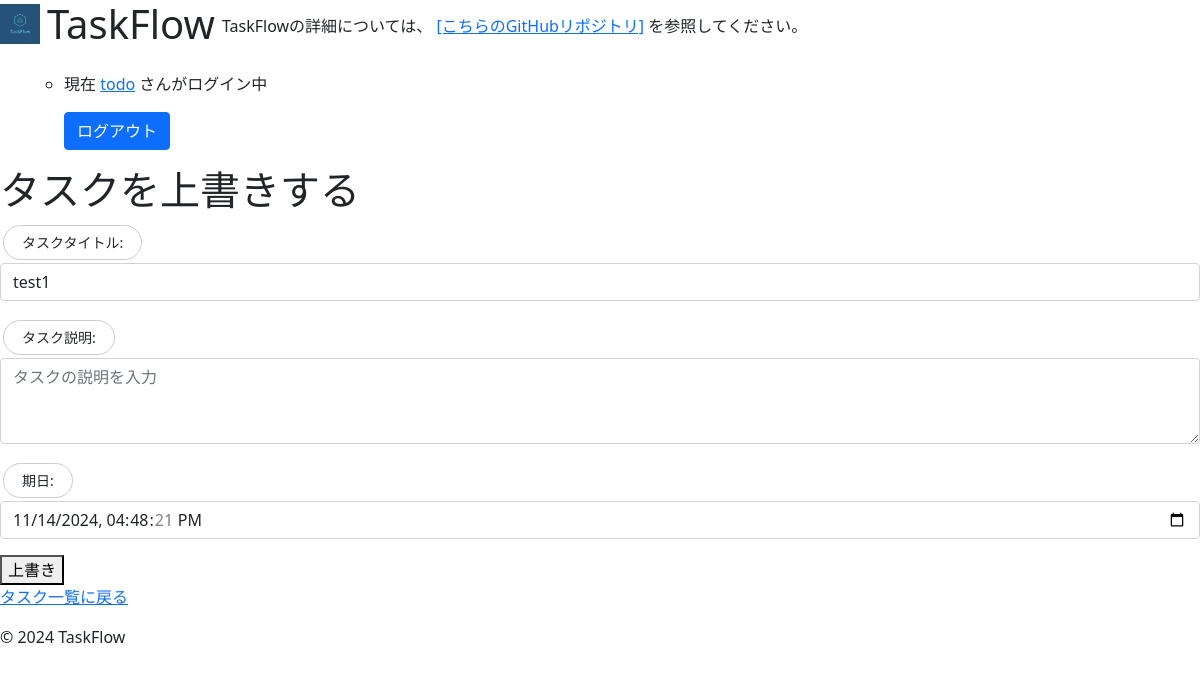
The page /tasks/55/update/ (signed in) on the database its author committed.
### accounts/models.py (models this page shows)
class CustomUser(AbstractUser):
    username=models.CharField(max_length=20,null=False,unique=True) #ユーザーネーム
    age=models.IntegerField(null=True, blank=True) #年齢
    mail=models.EmailField(max_length=30,null=True, blank=True,unique=True) #メールアドレス

### todo_app/models.py (models this page shows, shortened)
class TaskCreate(models.Model):
    title=models.CharField(max_length=20) #タスクのタイトル
    description=models.TextField(null=True,blank=True) #説明
    due_date=models.DateTimeField(default=timezone.now) #期日
    is_starred=models.BooleanField(default=False) #スターの状態
    user = models.ForeignKey(settings.AUTH_USER_MODEL, on_delete=models.CASCADE) #作成したユーザー
    list=models.ForeignKey(TaskList,on_delete=models.CASCADE,default=1) #リストモデルとの関係

### todo_app/views.py (the view)
# urls.py: path('tasks/<int:pk>/update/', TaskUpdateView.as_view(), name='task_update'), #タスク更新
class TaskUpdateView(UpdateView):
    model = TaskCreate
    form_class = TaskForm
    template_name = 'todo_app/task_update.html'
    success_url = reverse_lazy('task_list')
    def get_object(self, queryset=None):
        pk = self.kwargs.get('pk')
        if pk is None:
            raise ValueError("pkが定義されていません")
        obj = super().get_object(queryset)
        return obj

### todo_app/forms.py
class TaskForm(forms.ModelForm):
    class Meta:
        model = TaskCreate   # TaskCreateモデルとフォームを紐づける
        fields = ['title', 'description', 'due_date',] #'priority', #'list'  # フォームに表示したいフィールドを指定
        widgets = {
            'title': forms.TextInput(attrs={'class': 'form-control', 'placeholder': 'タスクのタイトルを入力'}),
            'description': forms.Textarea(attrs={'class': 'form-control', 'placeholder': 'タスクの説明を入力', 'rows': 3}),
            'due_date': forms.DateTimeInput(attrs={'class': 'form-control', 'type': 'datetime-local'}),
            'priority': forms.Select(attrs={'class': 'form-control'}),
            'list':forms.Select(attrs={'class':'from-control'}),
        }
        labels = {
            'title': 'タスクタイトル',
            'description': 'タスク説明',
            'due_date': '期日',
            'priority': '優先度',
            'list':'リスト選択',
        }

### templates/todo_app/task_update.html (shortened to what this page needs)
{% extends 'base.html' %}
{% block content %}
    <h1>タスクを上書きする</h1>
    <form method="post">
        {{ form.as_p }}
        <button type="submit">上書き</button>
    </form>
    <p>
        <a href="{% url 'task_list' %}">タスク一覧に戻る</a>
    </p>
{% endblock %}

### templates/base.html (shortened to what this page needs)
{% load static %}
<!DOCTYPE html>
<html lang="ja">
<head>
    <link rel="stylesheet" href="{%static 'css/style.css'%}">
    <link href="https://cdn.jsdelivr.net/npm/bootstrap@5.0.2/dist/css/bootstrap.min.css" rel="stylesheet">
</head>
<body>
    <div class="header">
            <img src="{% static 'images/logo - コピー.png' %}" alt="Sample Logo" class="clickable-image" id="image-1">
        <h1>TaskFlow</h1>
        <p class="description">TaskFlowの詳細については、
            <a href="https://github.com/02naa98/TaskFlow/blob/5c21718b4c6a0ca746376e708a8c205c8d710d94/README.md" target="_blank">[こちらのGitHubリポジトリ]</a>
            を参照してください。</p>
    </div>
    <br>
        <nav>
            <ul>
                <nav>
                    <ul>
                        {% if request.user.is_authenticated %}
                            <li>
                                <form action="{% url 'logout' %}" method="post">
                                    <p>現在
                                        <a href="{%url 'temporary_profile' user.username%}">{{ user.username }}</a>
                                        さんがログイン中
                                    </p>
                                    <button type="submit" class="btn btn-primary">ログアウト</button>
                                </form>
                            </li>
                        {% endif %}
                    </ul>
                </nav>
            </ul>
        </nav>
    <main>
        {% block content %}
        {% endblock %}
    </main>
    <footer>
        <p>&copy; 2024 TaskFlow</p>
    </footer>
</body>
</html>

### static/css/style.css (style rules this page uses)
.header { display: flex; align-items: center; }
.header h1 { margin: 0; font-size: 40px; margin-left: 7px; margin-right: 7px; }
.header img { height: 40px; width: auto; vertical-align: middle; }
.description { font-size: 16px; line-height: 1.6; margin-top: 0; margin-bottom: 0; padding-top: 5px; }
body { background-color: #f8f8f8; margin: 0; padding: 0; font-family: Arial, sans-serif; }
label { display: inline-block; border-radius: 20px; text-align: center; text-decoration: none; border: solid 1px #ccc; transition: 0.25s; padding: 6px 18px; cursor: pointer; font-size: 14px; margin: 3px; }

### rows shown on the page
CustomUser: username "todo"
TaskCreate: title "test1", due_date "11/14/2024 16:48:21"
